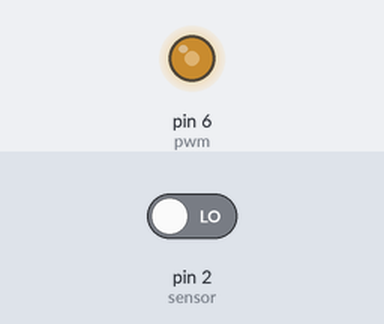
The sketch below on a simulated Arduino Uno, built with avr-gcc and run on an emulated ATmega328P. On the bench: output pins drawn as LEDs (lit = HIGH). Inputs (shaded band) come from the test bench; at power-on: pin 2 (sensor) LOW. What the sketch prints to the serial monitor is not drawn.

Above: at 1.29 s.
1.3 s: pin 2 (sensor) driven HIGH
At 3.1 s:
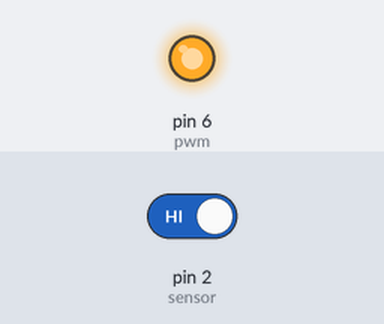
At 15.6 s:
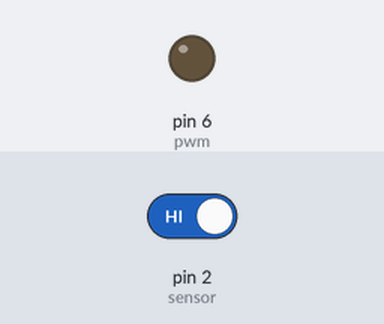
Timing chart, 0 to 16.8 s (numbered marks = the images above; inputs shaded):
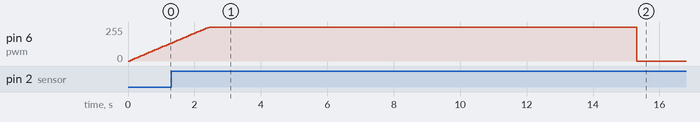

Measured:
- by itself, pin 6 (pwm): rises from 135/255 to 255/255 in 1.1 s, then falls to 0/255 in 12.9 s

The sketch:

KontrolKecepatanPID.ino
```cpp
//Y=0.25982X+38.49091
#define pwm 6

#define sensor 2

int target = 70;
//float point = 0;
bool hitung=true;

int interval = 60;
long previousMillis = 0;
long currentMillis = 0;

float newPWM=0;
float nilaiPWM=0;
float konstan = 1.02;
float rpm = 0;
int encoderValue = 0;
int data = 0;

float kp = 0.095;
float ki = 0.003;
float error = 0;
float lastError = 0;

void setup() {
  Serial.begin(9600);
  pinMode(sensor, INPUT);
  pinMode(pwm, OUTPUT);
//  point = (target*102.0)/100.0;
}

void loop() {
  while (data<=250){
    updateEncoder();
    currentMillis=millis();
    if((currentMillis - previousMillis) > interval){
      rpm = encoderValue*1.0/konstan;
      previousMillis = currentMillis;
//      error = point-encoderValue;
      error = target-rpm;
      newPWM = kp*error-ki*lastError;
      nilaiPWM = nilaiPWM+newPWM;
      if(nilaiPWM>255) nilaiPWM = 255;
      else if(nilaiPWM<0) nilaiPWM = 0;
      Serial.print(rpm);
      Serial.print(",");
      analogWrite(pwm, int(nilaiPWM));
      lastError=error;
      encoderValue = 0;
      data++;
    }
  }
  analogWrite(pwm, 0);
}
void updateEncoder(){
  if(digitalRead(sensor)){
    if(hitung){
      encoderValue++;
      hitung=false;
    }
  }else{
    if(!hitung) hitung=true;
  }
}
```
